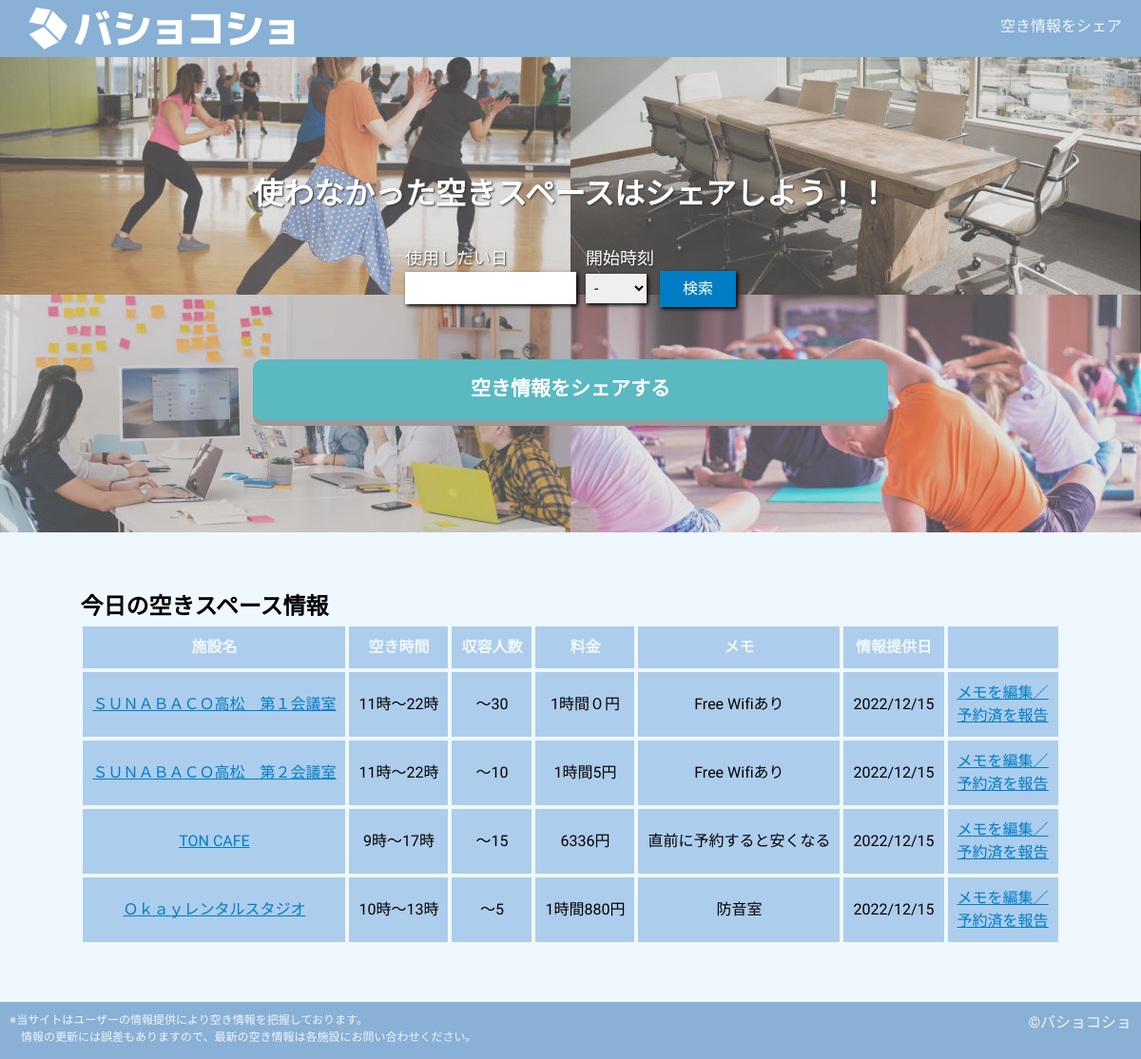
Before: / with the older database file.
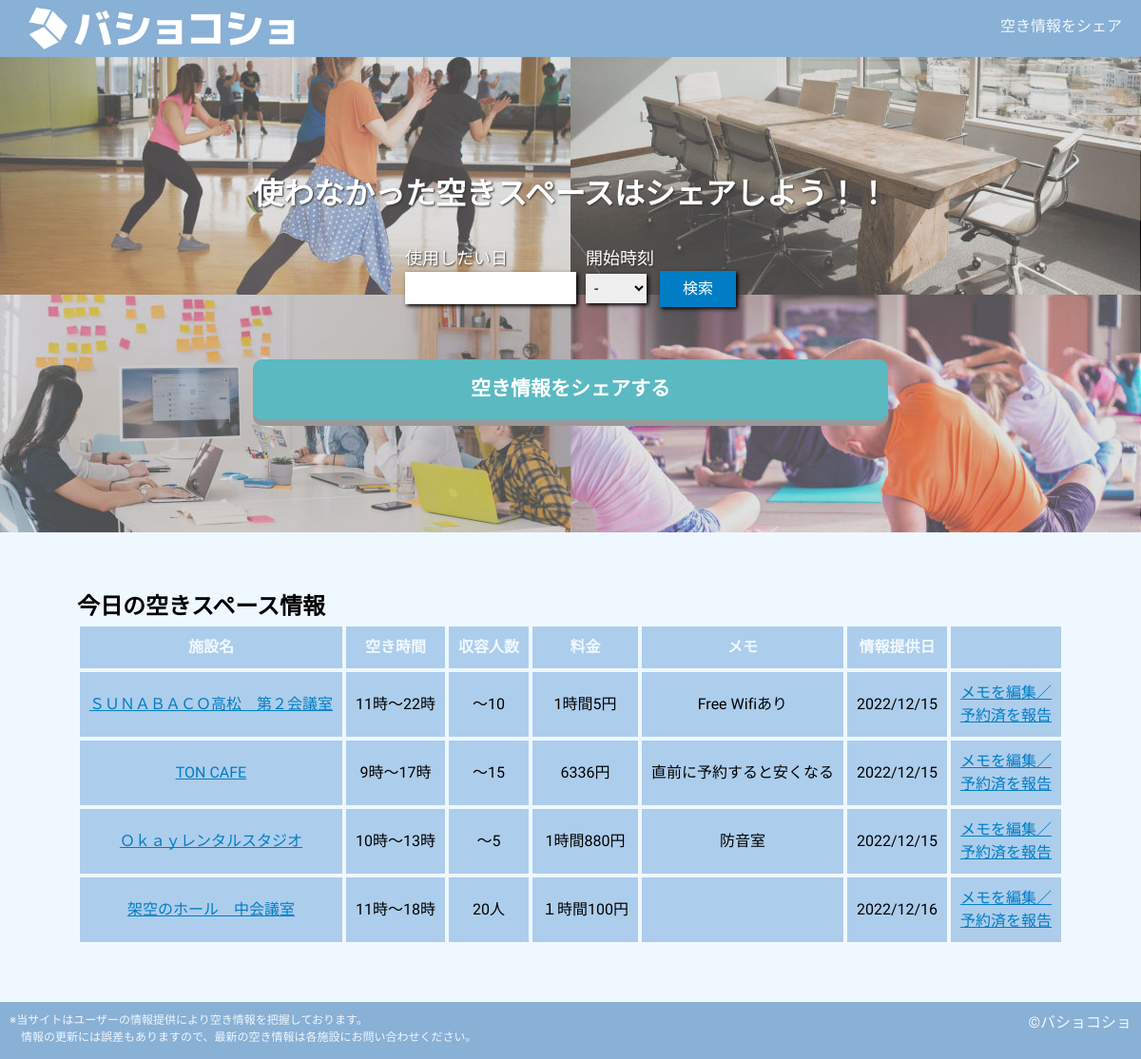
After: the same page with the newer database file.
### tables this page shows
CREATE TABLE "space_list" (
	"ID"	INTEGER NOT NULL,
	"name"	TEXT NOT NULL,
	"space_date"	TEXT NOT NULL,
	"start_time"	INTEGER NOT NULL,
	"end_time"	INTEGER NOT NULL,
	"capacity"	TEXT,
	"price"	TEXT,
	"memo"	TEXT,
	"reserved"	INTEGER NOT NULL DEFAULT 0,
	"createAt"	TEXT,
	PRIMARY KEY("ID" AUTOINCREMENT)
);

### app.py (the view)
@app.route('/')
def test_index():
    dt_now = datetime.datetime.now()
    str_today = dt_now.strftime("%Y/%m/%d")
    conn = sqlite3.connect('bk.db')
    cur = conn.cursor()
    cur.execute("SELECT * FROM space_list WHERE space_date = ? AND reserved = 0;", (str_today,))
    spaces = cur.fetchall()
    conn.close()
    return render_template('index.html', spaces=spaces)

### templates/index.html (shortened to what this page needs)
{% extends 'base.html' %}
{% block content %}
    <div class="sec-search">
        <div class="search-container">
            <h1>使わなかった空きスペースはシェアしよう！！</h1>
            <div class="search-form-container">
                <form action="/search" id="search">
                    <div class="form-left">
                        <p>使用したい日</p>
                        <input type="text" name="date" id="search-date" pattern="\d{4}/\d{2}/\d{2}">
                    </div>
                    <div class="form-right">
                        <p>開始時刻</p>
                        <select name="time" id="search-time">
                            <option value="">-</option>
                        </select>
                        <input type="submit" value="検索">
                    </div>
                </form>
            </div>
            <a href="/add" id="btn-share">空き情報をシェアする</a>
        </div>
    </div>
    <div class="sec-info">
        <h2>今日の空きスペース情報</h2>
        {% if spaces %}
        <table>
            <thead>
                <td>施設名</td>
                <td>空き時間</td>
                <td>収容人数</td>
                <td>料金</td>
                <td>メモ</td>
                <td>情報提供日</td>
                <td></td>
            </thead>
            {% for space in spaces %}
            <tr>
                <td><a href="https://www.google.co.jp/maps/search/{{ space[1] }}" target="_blank" rel="noopener noreferrer">{{ space[1] }}</a></td>
                <td>{{ space[3] }}時～{{ space[4] }}時</td>
                <td>{% if space[5] %}{{ space[5] }}{% endif %}</td>
                <td>{% if space[6] %}{{ space[6] }}{% endif %}</td>
                <td>{% if space[7] %}{{ space[7] }}{% endif %}</td>
                <td>{{ space[9] }}</td>
                <td>
                    {% if space[8] == 0 %}
                    <a href="/detail/{{ space[0] }}">メモを編集／<br>予約済を報告</a>
                    {% else %}
                    予約済
                    {% endif %}
                </td>
            </tr>
            {% endfor %}
        </table>
        {% else %}
        <br>
        <p>該当する情報がありません。</p>
        {% endif %}
    </div>
{% endblock %}

### templates/base.html (shortened to what this page needs)
<!DOCTYPE html>
<html lang="ja">
<head>
    <link rel="stylesheet" href="{{ url_for('static', filename='css/SimpleReset.css') }}">
    <link rel="stylesheet" href="https://cdnjs.cloudflare.com/ajax/libs/jqueryui/1.12.1/themes/base/jquery-ui.min.css">
    <link rel="stylesheet" href="{{ url_for('static', filename='css/style.css') }}">
</head>
<body>
    <header>
        <div class="logo"><a href="/"><img src="{{ url_for('static', filename='img/logo.png') }}" alt="バショコショ"></a></div>
        <ul class="menu">
            <li><a href="/add">空き情報をシェア</a></li>
        </ul>
    </header>
    {% block content %}
    {% endblock %}
    <footer>
        <div class="notice">
            <p>※当サイトはユーザーの情報提供により空き情報を把握しております。</p>
            <p>　情報の更新には誤差もありますので、最新の空き情報は各施設にお問い合わせください。</p>
        </div>
        <div class="copy">
            &copy;バショコショ
        </div>
    </footer>
</body>
</html>

### static/css/style.css (style rules this page uses)
body { font-family: "M PLUS 1p", "Noto Sans JP", "ヒラギノ角ゴ Pro W3", "Hiragino Kaku Gothic Pro", "ヒラギノ角ゴ ProN W3", "Hiragino Kaku Gothic ProN", "游ゴシック", YuGothic, "メイリオ", "Meiryo", "HGPｺﾞｼｯｸM", "Osaka", "ＭＳ Ｐゴシック", sans-serif, Century Gothic, Arial; background-color:#F0F8FF; }
a { color: inherit; text-decoration: none; }
header { top: 0px; position: fixed; height: 60px; width: 100%; background-color: #89B0D5; color: aliceblue; }
.logo { float: left; margin-left: 20px; font-size: 32px; font-weight: bold; }
.logo img { margin-top: 3px; height: 52px; }
.menu { float: right; margin-right: 20px; list-style: none; }
.sec-search { margin-top: 60px; padding-top: 100px; height: 500px; background-image: url("../img/cover.jpg"); background-repeat: no-repeat; background-position: center center; background-size: cover; color: white; text-shadow: 1px 1px 2px #333333; }
.search-container { margin: 0 auto; padding: 20px; width: fit-content; align-items: center; }
.search-form-container { width: fit-content; height: fit-content; margin: 30px auto; }
.search-form-container p { font-size: 18px; }
.form-left { float: left; }
.form-right { float: left; margin-left: 10px; }
input[type="text"], select { padding: 5px; border: none; box-shadow: 2px 2px 4px #000; }
#search-date { margin-top: 1px; width: 180px; }
#search-time { width: 4em; }
input[type="submit"] { margin-left: 10px; padding: 5px; width: 5em; color: white; background-color: #007DC5; border: 2px solid #007DC5; box-shadow: 2px 2px 4px #000; }
#btn-share { text-align: center; display: block; margin: 150px auto; padding: 15px; background-color: #5AB9C1; border: 1px solid #5AB9C1; border-radius: 10px; color: white; box-shadow: 0px 6px 0px #999; font-size: 21px; font-weight: bold; text-shadow: none; }
.sec-info { width: fit-content; margin: 60px auto; }
thead { color:#F0F8FF; font-weight: bold; }
td { padding: 10px; background-color: #ADCDEC; border: 1px solid #F0F8FF; text-align: center; }
td a { color: #007DC5; text-decoration-line: underline; }
footer { height: 60px; width: 100%; background-color: #89B0D5; color: aliceblue; padding-top: 10px; }
.notice { float: left; padding-left: 10px; font-size: 12px; }
.copy { float: right; padding-right: 10px; }

Changed rows visible on the page:
no longer on this page (row edited): space_list: name "ＳＵＮＡＢＡＣＯ高松 第１会議室", start_time "11", end_time "22", capacity "～30", price "1時間０円", memo "Free Wifiあり", createAt "2022/12/15"
added space_list: name "架空のホール 中会議室", start_time "11", end_time "18", capacity "20人", price "１時間100円", createAt "2022/12/16"
